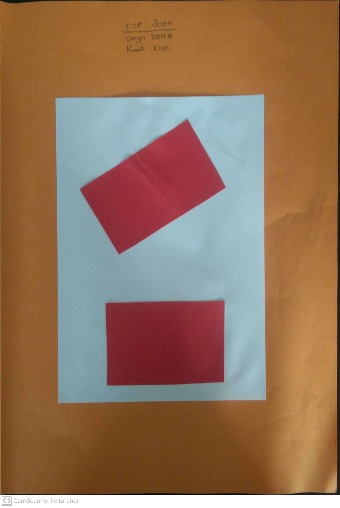
#> input picture ObjectMeasurement/bin/Debug/1.jpg, 340 x 508 px
$ python -i helper.py   (imports and definitions only)
#> lines starting #> are read from the running program, lines starting #| are printed output that depends on the picture; after the words box and inside, x2 and y2 are one past the last pixel; in counts of white or black regions, pixels touching at a corner belong together
#> further down, picture is the input picture: shape (508, 340, 3); mean B, G, R 89.3, 114.6, 148.2
from operator import index
import cv2
import numpy as np

def getBorders(img,cThr=[100,100],showCanny=False,minArea=1000,filter=0,draw =False):
#> called with showCanny = False, minArea = 1000, filter = 0, draw = False
    imgGray = cv2.cvtColor(img,cv2.COLOR_BGR2GRAY)
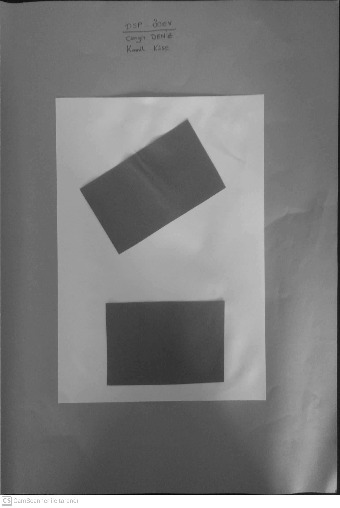
#> imgGray: shape (508, 340); min 4, max 255, mean 121.8
    imgBlur = cv2.GaussianBlur(imgGray,(5,5),1)
    imgCanny = cv2.Canny(imgBlur,cThr[0],cThr[1])
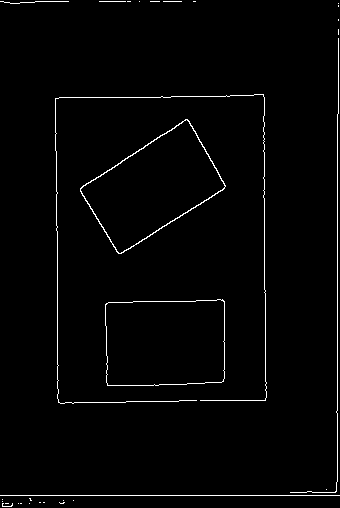
#> imgCanny: shape (508, 340); 1.7% white in thin lines or dots
    kernel = np.ones((5,5))
    imgDial = cv2.dilate(imgCanny,kernel,iterations=3)
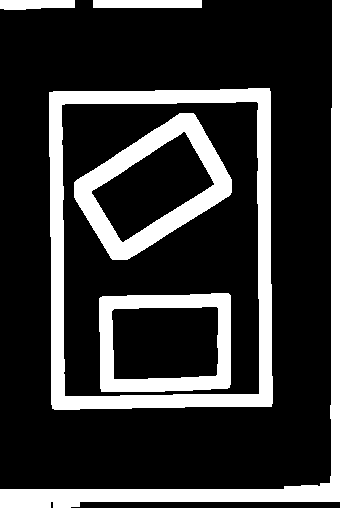
#> imgDial: shape (508, 340); 21.5% white; 6 white regions, box (x1, y1, x2, y2) and area: (49, 88, 273, 410) 13670, (0, 0, 340, 508) 9384, (74, 113, 232, 260) 7141, (99, 293, 231, 392) 5366, (93, 0, 202, 8) 872, (0, 0, 75, 10) 663
    imgThre = cv2.erode(imgDial,kernel,iterations=2)
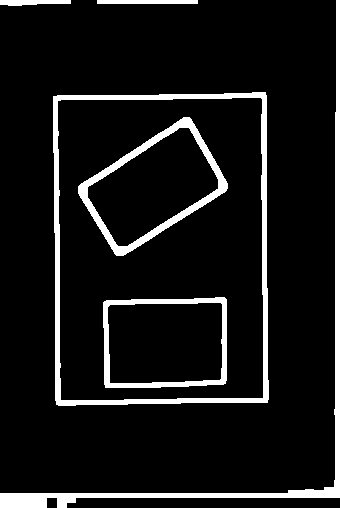
#> imgThre: shape (508, 340); 9.2% white; 6 white regions
    if showCanny:cv2.imshow('Canny',imgThre)
    contours,hiearchy = cv2.findContours(imgThre,cv2.RETR_EXTERNAL,cv2.CHAIN_APPROX_SIMPLE)
#> contours = 4 contours; box (x1, y1, x2, y2) and area: (53, 92, 269, 406) 65478, (0, 0, 340, 508) 4012, (97, 0, 198, 4) 300, (0, 0, 71, 6) 260; hiearchy = [[1, -1, -1, -1], [2, 0, -1, -1], [3, 1, -1, -1], [-1, 2, -1, -1]]
    finalCountours = []
    for i in contours:
        area = cv2.contourArea(i)
        if area > minArea:
            peri = cv2.arcLength(i,True)
            approx = cv2.approxPolyDP(i,0.02*peri,True)
            bbox = cv2.boundingRect(approx)
            if filter > 0:
                if len(approx) == filter:
                    finalCountours.append([len(approx),area,approx,bbox,i])
            else:
                finalCountours.append([len(approx),area,approx,bbox,i])
#> this loop made 4 passes
#> (area, peri, approx, bbox) on passes 1 to 2: (65477.5, 1047.2, [[265, 92], [53, 96], [56, 404], [267, 402]], (53, 92, 215, 313)), (4011.5, 1708.4, [[339, 0], [334, 486], [0, 507], [339, 497]], (0, 0, 340, 508))
#> (i, area) on pass 3: ([[97, 0], [97, 3], [197, 3], [197, 0]], 300)
#> after the loop, finalCountours = 2 items
    finalCountours = sorted(finalCountours,key = lambda x:x[1] ,reverse= True)
    if draw:
        for con in finalCountours:
            cv2.drawContours(img,con[4],-1,(0,0,255),3)
    return img, finalCountours

# [33 lines left out: functions reorder, getorder, warpImg, not called in this run]

def findDis(pts1,pts2):
    return ((pts2[0]-pts1[0])**2 + (pts2[1]-pts1[1])**2)**0.5

def checkDivide(num, num2):
    boolDef = (num % num2) == 0
    return (boolDef)

# [42 lines left out: functions getPoint, dashLine, drawpoly, not called in this run]

>>> import cv2
>>> picture = cv2.imread('1.jpg')
>>> result = getBorders(picture)

$ run again, on ObjectMeasurement/bin/Debug/2.jpg
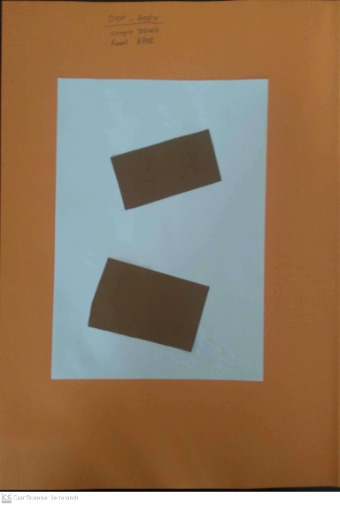
#> input picture ObjectMeasurement/bin/Debug/2.jpg, 340 x 505 px
#> picture is the input picture: shape (505, 340, 3); mean B, G, R 93, 118.4, 143
#> in getBorders, `imgCanny = cv2.Canny(imgBlur,cThr[0],cThr[1])`:
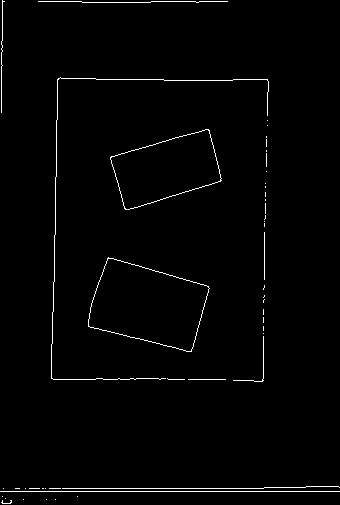
#> imgCanny: shape (505, 340); 1.5% white in thin lines or dots
#> imgDial: shape (505, 340); 19% white; 6 white regions, box (x1, y1, x2, y2) and area: (45, 71, 275, 388) 13591, (0, 480, 340, 505) 5991, (82, 251, 216, 358) 5442, (104, 123, 228, 216) 4826, (32, 0, 234, 9) 1712, (0, 0, 11, 119) 1039
#> in getBorders, `imgThre = cv2.erode(imgDial,kernel,iterations=2)`:
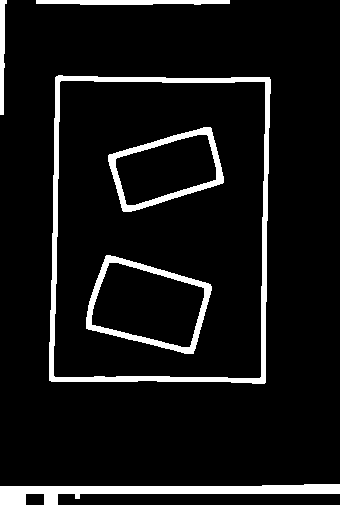
#> imgThre: shape (505, 340); 8.1% white; 6 white regions
#> contours = 4 contours; box (x1, y1, x2, y2) and area: (49, 75, 271, 384) 65210, (0, 484, 340, 505) 2926, (36, 0, 230, 5) 659, (0, 0, 7, 115) 407; hiearchy = [[1, -1, -1, -1], [2, 0, -1, -1], [3, 1, -1, -1], [-1, 2, -1, -1]]
#> the loop in getBorders, `for i in contours:` made 4 passes
#> (area, peri, approx, bbox) on passes 1 to 2: (2926.5, 745.9, [[339, 484], [0, 486], [0, 504]], (0, 484, 340, 21)), (65210, 1047.9, [[56, 76], [49, 380], [264, 383], [269, 77]], (49, 76, 221, 308))
#> after the loop in getBorders, `for i in contours:`: finalCountours = 2 items
